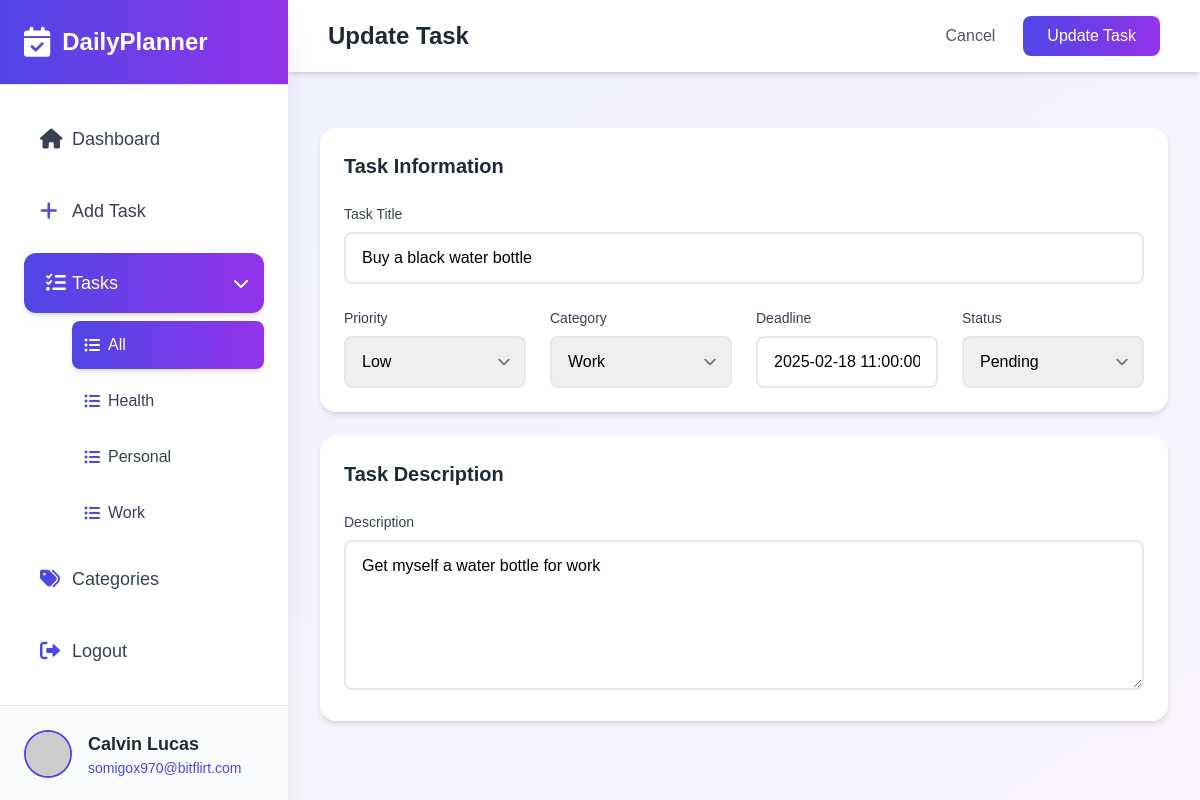
Screenshot of /tasks/4/update/ (signed in) with the database file from the repository.
### planner/models.py (models this page shows, shortened)
class Category(models.Model):
    user = models.ForeignKey('users.Account', on_delete=models.CASCADE, null=True, blank=True)
    name = models.CharField(max_length=100)
    color = models.CharField(max_length=7, default='#007bff')
    icon = models.CharField(max_length=50, default='fas fa-folder')  # Add this line
    created_at = models.DateTimeField(auto_now_add=True)
    updated_at = models.DateTimeField(auto_now=True)
    def __str__(self):
        return self.name
    class Meta:
        ordering = ['-created_at']

class Task(models.Model):
    STATUSES = (
        ('pending', 'Pending'),
        ('completed', 'Completed'),
        ('in_progress', 'In Progress'),
    )
    PRIORITIES = (
        ('low', 'Low'),
        ('medium', 'Medium'),
        ('high', 'High'),
    )
    user = models.ForeignKey('users.Account', on_delete=models.CASCADE, null=True, blank=True)
    name = models.CharField(max_length=100)
    description = models.TextField(null=True, blank=True)
    created_at = models.DateTimeField(auto_now_add=True)
    updated_at = models.DateTimeField(auto_now=True)
    deadline = models.DateTimeField(null=True, blank=True)
    category = models.ForeignKey(Category, on_delete=models.CASCADE)
    status = models.CharField(max_length=20, choices=STATUSES, default='pending')
    priority = models.CharField(max_length=20, choices=PRIORITIES, default='medium')
    class Meta:
        ordering = ['-created_at']

### users/models.py (models this page shows, shortened)
class Account(AbstractBaseUser, PermissionsMixin):
    email = models.EmailField(verbose_name='email', max_length=60, unique=True)
    name = models.CharField(max_length=100, null=True)
    is_admin = models.BooleanField(default=False)
    is_active = models.BooleanField(default=True)
    is_staff = models.BooleanField(default=False)
    is_superuser = models.BooleanField(default=False)
    created_at = models.DateTimeField(auto_now_add=True)
    updated_at = models.DateTimeField(auto_now=True)
    USERNAME_FIELD = 'email'
    objects = MyAccountManager()
    class Meta:
        ordering = ['-updated_at', 'name' ]

### planner/views.py (the view)
# urls.py: path('tasks/<int:task_id>/update/', views.update_task, name='update_task'),
@login_required()
def update_task(request, task_id):
    user = request.user
    task = get_object_or_404(Task, id=task_id, user=user)
    categories = Category.objects.filter(user=user)
    if request.method == 'POST':
        form = TaskForm(request.POST, instance=task, request=request)
        if form.is_valid():
            form.save()
            messages.success(request, 'Task updated successfully!')
            return redirect('planner:tasks')
    else:
        form = TaskForm(instance=task, request=request)
    return render(request, 'planner/update_task.html', {
        'form': form,
        'task': task,
        'categories': categories,
        'page': 'tasks',  # Since this is part of the tasks section
    })

### users/managers.py (called while the page is built)
    def get_queryset(self):
        return super().get_queryset().filter(is_active=True)

### templates/planner/update_task.html (shortened to what this page needs)
{% extends 'base.html' %}
{% load static %}
{% block page_css %}
<link rel="stylesheet" href="https://cdn.jsdelivr.net/npm/flatpickr/dist/flatpickr.min.css">
{% endblock %}
{% block content %}
<div class="min-h-screen lg:ml-72 relative">
  <nav class="bg-white shadow-md">
    <div class="px-6 py-4 flex items-center justify-between">
      <div class="flex-1 px-4 flex justify-between items-center">
        <h1 class="text-2xl font-bold text-gray-800">Update Task</h1>
        <div class="flex gap-3">
          <a href="{% url 'planner:tasks' %}" class="px-4 py-2 text-gray-600 hover:text-gray-800 font-medium transition-colors">Cancel</a>
          <button type="submit" form="updateTaskForm" class="bg-gradient-to-r from-indigo-600 to-purple-600 text-white px-6 py-2 rounded-lg font-medium hover:opacity-90 transition-opacity">Update Task</button>
        </div>
      </div>
    </div>
  </nav>
  <div class="p-8">
    <form id="updateTaskForm" method="post" class="space-y-6">
      <div class="form-card p-6">
        <h2 class="text-xl font-semibold text-gray-800 mb-6">Task Information</h2>
        <div class="space-y-6">
          <div>
            <label for="{{ form.name.id_for_label }}" class="block text-sm font-medium text-gray-700 mb-2">Task Title</label>
            {{ form.name }}
          </div>
          <div class="grid grid-cols-1 md:grid-cols-4 gap-6">
            <div>
              <label for="{{ form.priority.id_for_label }}" class="block text-sm font-medium text-gray-700 mb-2">Priority</label>
              {{ form.priority }}
            </div>
            <div>
              <label for="{{ form.category.id_for_label }}" class="block text-sm font-medium text-gray-700 mb-2">Category</label>
              {{ form.category }}
            </div>
            <div>
              <label for="{{ form.deadline.id_for_label }}" class="block text-sm font-medium text-gray-700 mb-2">Deadline</label>
              {{ form.deadline }}
            </div>
            <div>
              <label for="{{ form.status.id_for_label }}" class="block text-sm font-medium text-gray-700 mb-2">Status</label>
              {{ form.status }}
            </div>
          </div>
        </div>
      </div>
      <div class="form-card p-6">
        <h2 class="text-xl font-semibold text-gray-800 mb-6">Task Description</h2>
        <div>
          <label for="{{ form.description.id_for_label }}" class="block text-sm font-medium text-gray-700 mb-2">Description</label>
          {{ form.description }}
        </div>
      </div>
    </form>
  </div>
</div>
{% endblock %}

### templates/base.html (shortened to what this page needs)
{% load static %}
<!DOCTYPE html>
<html lang="en">
  <head>
    <script src="https://cdn.tailwindcss.com"></script>
    <link rel="stylesheet" href="https://cdnjs.cloudflare.com/ajax/libs/font-awesome/6.0.0/css/all.min.css" />
    <link rel="stylesheet" href="https://cdn.jsdelivr.net/npm/flatpickr/dist/flatpickr.min.css" />
    <link rel="stylesheet" href="{% static 'style.css' %}?{% now 'U' %}" />
    {% block page_css %} {% endblock %}
  </head>
  <body
    class="bg-gradient-to-br from-indigo-50 to-purple-50"
    x-data="{
          sidebarOpen: window.innerWidth >= 1024,
          tasksOpen: true,
          isLoggedIn: true
      }"
  >
<div class="fixed inset-y-0 left-0 w-72 bg-white shadow-xl transform transition-transform duration-200 ease-in-out z-50"
:class="{'translate-x-0': sidebarOpen, '-translate-x-full': !sidebarOpen}">
<div class="h-full flex flex-col">
   <div class="p-6 border-b bg-gradient-to-r from-indigo-600 to-purple-600 relative">
       <div class="flex items-center">
           <i class="fas fa-calendar-check text-white text-3xl"></i>
           <span class="ml-3 text-2xl font-bold text-white">DailyPlanner</span>
       </div>
   </div>
   <nav class="flex-1 p-6 space-y-3">
       <a href="{% url 'planner:home' %}"
          class="flex items-center p-4 {% if page == 'dashboard' %}text-white bg-gradient-to-r from-indigo-600 to-purple-600 shadow-md{% else %}text-gray-700 hover:bg-indigo-50{% endif %} rounded-xl transition-colors">
           <i class="fas fa-home text-xl w-8"></i>
           <span class="text-lg font-medium">Dashboard</span>
       </a>
       <a href="{% url 'planner:create_task' %}"
          class="flex items-center p-4 {% if page == 'create_task' %}text-white bg-gradient-to-r from-indigo-600 to-purple-600 shadow-md{% else %}text-gray-700 hover:bg-indigo-50{% endif %} rounded-xl transition-colors">
           <i class="fas fa-plus text-xl w-8 {% if page != 'create_task' %}text-indigo-600{% endif %}"></i>
           <span class="text-lg font-medium">Add Task</span>
       </a>
       <div class="space-y-2">
           <button @click="tasksOpen = !tasksOpen"
                   class="w-full flex items-center justify-between p-4 {% if page == 'tasks' %}text-white bg-gradient-to-r from-indigo-600 to-purple-600 shadow-md{% else %}text-gray-700 hover:bg-indigo-50{% endif %} rounded-xl transition-colors">
               <div class="flex items-center">
                   <i class="fas fa-tasks text-xl w-8 {% if page != 'tasks' %}text-indigo-600{% endif %}"></i>
                   <span class="text-lg font-medium">Tasks</span>
               </div>
               <i class="fas" :class="tasksOpen ? 'fa-chevron-down' : 'fa-chevron-right'"></i>
           </button>
           <div x-show="tasksOpen" class="pl-12 space-y-2">
               <a href="{% url 'planner:tasks' %}"
                  class="flex items-center p-3 {% if page == 'tasks' and not request.GET.category %}text-white bg-gradient-to-r from-indigo-600 to-purple-600 shadow-md{% else %}text-gray-700 hover:bg-indigo-50{% endif %} rounded-lg transition-colors">
                   <i class="fas fa-list-ul w-6 {% if page != 'tasks' or request.GET.category %}text-indigo-600{% endif %}"></i>
                   <span class="text-md">All</span>
               </a>
               {% for category in categories %}
               <a href="{% url 'planner:tasks' %}?category={{ category.name }}"
                  class="flex items-center p-3 {% if page == 'tasks' and request.GET.category == category.name %}text-white bg-gradient-to-r from-indigo-600 to-purple-600 shadow-md{% else %}text-gray-700 hover:bg-indigo-50{% endif %} rounded-lg transition-colors">
                   <i class="fas fa-list-ul w-6 {% if page != 'tasks' or request.GET.category != category.name %}text-indigo-600{% endif %}"></i>
                   <span class="text-md">{{ category.name }}</span>
               </a>
               {% endfor %}
           </div>
       </div>
       <template x-if="isLoggedIn">
           <a href="{% url 'planner:manage_categories' %}"
              class="flex items-center p-4 {% if page == 'categories' %}text-white bg-gradient-to-r from-indigo-600 to-purple-600 shadow-md{% else %}text-gray-700 hover:bg-indigo-50{% endif %} rounded-xl transition-colors">
               <i class="fas fa-tags text-xl w-8 {% if page != 'categories' %}text-indigo-600{% endif %}"></i>
               <span class="text-lg font-medium">Categories</span>
           </a>
       </template>
       <template x-if="isLoggedIn">
           <a href="{% url 'users:logout' %}"
              class="flex items-center p-4 {% if page == 'logout' %}text-white bg-gradient-to-r from-indigo-600 to-purple-600 shadow-md{% else %}text-gray-700 hover:bg-indigo-50{% endif %} rounded-xl transition-colors">
               <i class="fas fa-sign-out-alt text-xl w-8 {% if page != 'logout' %}text-indigo-600{% endif %}"></i>
               <span class="text-lg font-medium">Logout</span>
           </a>
       </template>
   </nav>
   <div class="p-6 border-t bg-gray-50">
       <a href="{% url 'users:logout' %}" class="flex items-center space-x-4">
           <img src="https://ui-avatars.com/api/?name={{ request.user.name }}&background=6366f1&color=fff"
                alt="Profile"
                class="w-12 h-12 rounded-full border-2 border-indigo-600" />
           <div>
               <p class="text-lg font-semibold text-gray-800">{{ request.user.name }}</p>
               <p class="text-sm text-indigo-600">{{ request.user.email }}</p>
           </div>
       </a>
   </div>
</div>
</div>
     {% block content %} {% endblock %}
  </body>
</html>

### assets/style.css (style rules this page uses)
body { font-family: "Poppins", sans-serif; }
.form-card { background: white; border-radius: 1rem; box-shadow: 0 4px 6px -1px rgba(0, 0, 0, 0.1), 0 2px 4px -1px rgba(0, 0, 0, 0.06); }
.form-input { width: 100%; padding: 0.75rem 1rem; border: 2px solid #e5e7eb; border-radius: 0.5rem; outline: none; transition: all 0.3s ease; }
.form-select { appearance: none; background-position: right 0.5rem center; background-repeat: no-repeat; background-size: 1.5em 1.5em; }
.form-input { @apply w-full rounded-lg border-gray-300 focus:border-indigo-500 focus:ring-1 focus:ring-indigo-500; }

### rows the page displays
Category: name "Health"
Category: name "Personal"
Category: name "Work"
Account: user.name "Calvin Lucas", user.email "somigox970@bitflirt.com"
Task: name "Buy a black water bottle", priority "Low", category "Work", deadline "2025-02-18 11:00:00", status "Pending", description "Get myself a water bottle for work"
